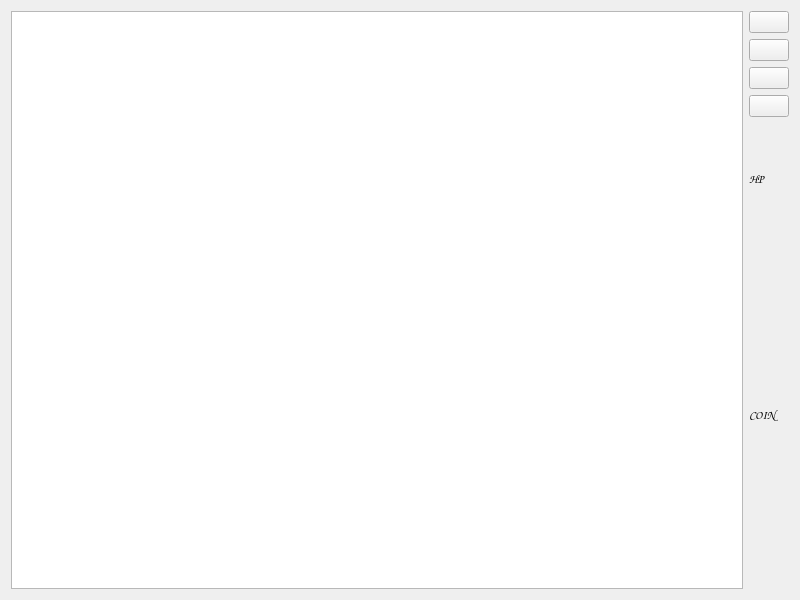
<?xml version="1.0" encoding="UTF-8"?>
<ui version="4.0">
 <class>Widget</class>
 <widget class="QWidget" name="Widget">
  <property name="geometry">
   <rect>
    <x>0</x>
    <y>0</y>
    <width>800</width>
    <height>600</height>
   </rect>
  </property>
  <property name="windowTitle">
   <string>Game</string>
  </property>
  <property name="windowIcon">
   <iconset resource="images.qrc">
    <normaloff>:/title.png</normaloff>:/title.png</iconset>
  </property>
  <layout class="QGridLayout" name="gridLayout">
   <item row="0" column="1">
    <layout class="QVBoxLayout" name="verticalLayout">
     <item>
      <widget class="QPushButton" name="AddMine">
       <property name="text">
        <string/>
       </property>
       <property name="icon">
        <iconset resource="images.qrc">
         <normaloff>:/kirka.png</normaloff>:/kirka.png</iconset>
       </property>
       <property name="iconSize">
        <size>
         <width>32</width>
         <height>32</height>
        </size>
       </property>
      </widget>
     </item>
     <item>
      <widget class="QPushButton" name="AddSword">
       <property name="text">
        <string/>
       </property>
       <property name="icon">
        <iconset resource="images.qrc">
         <normaloff>:/pngegg(1).png</normaloff>:/pngegg(1).png</iconset>
       </property>
       <property name="iconSize">
        <size>
         <width>32</width>
         <height>32</height>
        </size>
       </property>
      </widget>
     </item>
     <item>
      <widget class="QPushButton" name="AddArcher">
       <property name="text">
        <string/>
       </property>
       <property name="icon">
        <iconset resource="images.qrc">
         <normaloff>:/pngegg.png</normaloff>:/pngegg.png</iconset>
       </property>
       <property name="iconSize">
        <size>
         <width>32</width>
         <height>32</height>
        </size>
       </property>
      </widget>
     </item>
     <item>
      <widget class="QPushButton" name="Heal">
       <property name="text">
        <string/>
       </property>
       <property name="icon">
        <iconset resource="images.qrc">
         <normaloff>:/hp.png</normaloff>:/hp.png</iconset>
       </property>
       <property name="iconSize">
        <size>
         <width>32</width>
         <height>32</height>
        </size>
       </property>
      </widget>
     </item>
     <item>
      <layout class="QVBoxLayout" name="verticalLayout_2">
       <item>
        <widget class="QLabel" name="label">
         <property name="font">
          <font>
           <family>Z003</family>
           <italic>true</italic>
           <bold>true</bold>
          </font>
         </property>
         <property name="text">
          <string>HP</string>
         </property>
        </widget>
       </item>
       <item>
        <widget class="QLabel" name="hp">
         <property name="text">
          <string/>
         </property>
        </widget>
       </item>
       <item>
        <widget class="QLabel" name="label_2">
         <property name="font">
          <font>
           <family>Z003</family>
           <italic>true</italic>
           <bold>true</bold>
          </font>
         </property>
         <property name="text">
          <string>COIN</string>
         </property>
        </widget>
       </item>
       <item>
        <widget class="QLabel" name="coin">
         <property name="text">
          <string/>
         </property>
        </widget>
       </item>
      </layout>
     </item>
    </layout>
   </item>
   <item row="0" column="0">
    <widget class="QGraphicsView" name="graphicsView"/>
   </item>
  </layout>
 </widget>
 <resources>
  <include location="images.qrc"/>
 </resources>
 <connections/>
</ui>
